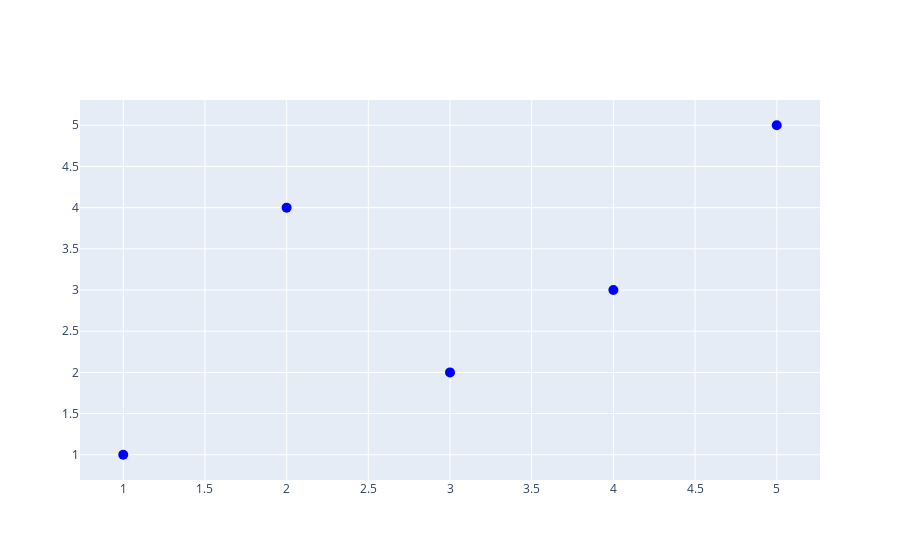

The cell this chart's notebook holds for it:
### Code cell
import plotly.graph_objs as go
from plotly.offline import init_notebook_mode, iplot
from IPython.display import display

init_notebook_mode(connected=True)

# create data
x = [1, 2, 3, 4, 5]
y = [1, 4, 2, 3, 5]

# create trace
trace = go.Scatter(
    x=x,
    y=y,
    mode='markers',
    marker=dict(
        color='blue',
        size=10
    )
)

# create figure
fig = go.Figure(data=[trace])

# define click handler
def on_click(trace, points, state):
    for i in range(len(points.point_inds)):
        ind = points.point_inds[i]
        trace.marker.color[ind] = 'red'
        x_val = trace.x[ind]
        y_val = trace.y[ind]
        print(f"Clicked on point at ({x_val}, {y_val})")

# register click handler
fig.data[0].on_click(on_click)

# show plot
iplot(fig)

### Figure 1 — Plotly figure (JSON) as saved in the notebook; plotly's stock layout.template omitted (floating-point values rounded to 4 significant figures)
{"data": [{"marker": {"color": "blue", "size": 10}, "mode": "markers", "type": "scatter", "x": [1, 2, 3, 4, 5], "y": [1, 4, 2, 3, 5]}], "layout": {}}
